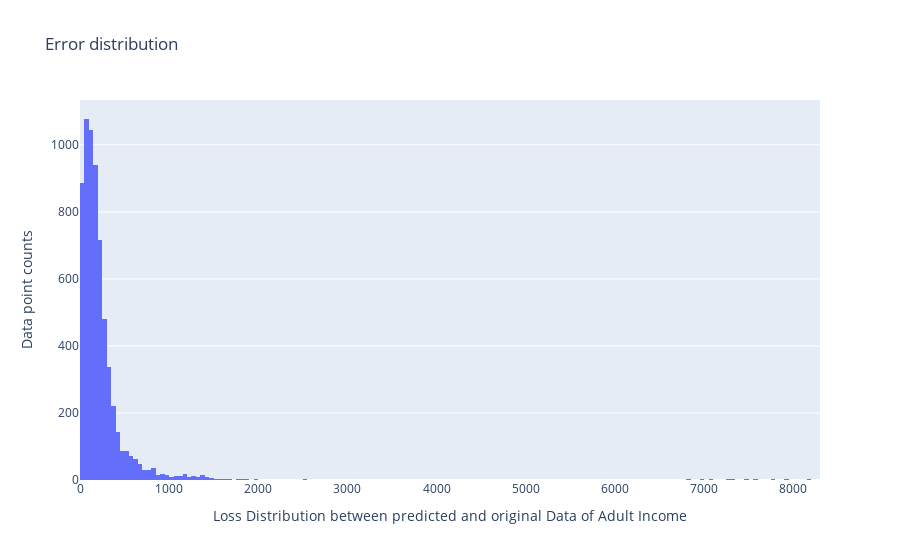

Notebook cell for this chart:
### Code cell
# Error distribution i Test Data
fig = go.Figure(data=[go.Histogram(x=scores_3['loss_mae'])])
fig.update_layout(title="Error distribution", xaxis=dict(title="Loss Distribution between predicted and original Data of Adult Income"), yaxis=dict(title="Data point counts"))
fig.show()

### Figure 1 — Plotly figure (JSON) as saved in the notebook; plotly's stock layout.template omitted (floating-point values rounded to 4 significant figures; data arrays with more than 128 entries replaced by an {"elided": "..."} marker saying what was removed)
{"data": [{"type": "histogram", "x": {"elided": "6512 float values"}}], "layout": {"title": {"text": "Error distribution"}, "xaxis": {"title": {"text": "Loss Distribution between predicted and original Data of Adult Income"}}, "yaxis": {"title": {"text": "Data point counts"}}}}
